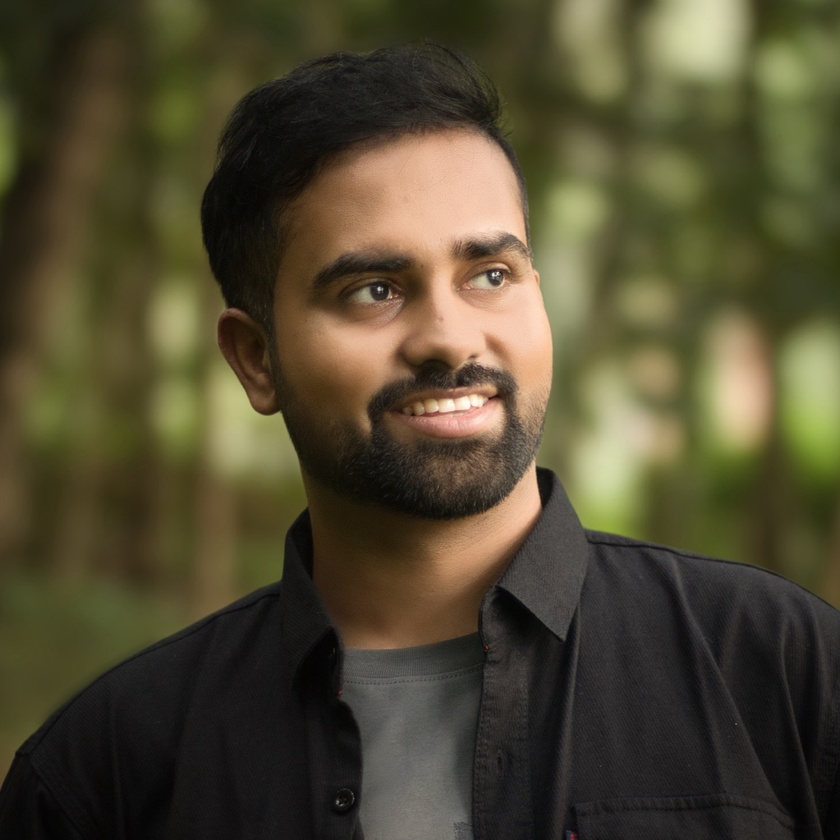
#> input picture source-photo.jpg, 840 x 840 px, shrunk from 1280 x 1280 before the run
$ python -i prep_photo.py   (imports and definitions only)
#> lines starting #> are read from the running program, lines starting #| are printed output that depends on the picture; after the words box and inside, x2 and y2 are one past the last pixel; in counts of white or black regions, pixels touching at a corner belong together
#!/usr/bin/env python3
"""
prep_photo.py — prepares a photo for ASCII conversion.

A flatly-lit face converts to a dark, unreadable blob. Three fixes:
  1. Remove the background (rembg) so only the subject remains.
     -> OPTIONAL. If rembg isn't installed we fall back to a centre-weighted
        vignette, which works fine for a plain-background headshot.
  2. Boost local contrast with CLAHE so a flat face gains real
     highlights and shadows.
  3. Composite onto pure WHITE, so background maps to the blank end of the
     ASCII ramp (white -> space) and only the subject prints.

Usage:  python scripts/prep_photo.py source-photo.jpg
Output: source-prepped.png  (grayscale)
"""
import sys
import numpy as np
import cv2
from PIL import Image

SRC = sys.argv[1] if len(sys.argv) > 1 else "source-photo.jpg"
OUT = "source-prepped.png"

# how hard to push local contrast; raise for very flat lighting
CLAHE_CLIP = 3.4
CLAHE_GRID = (8, 8)
# final gamma: <1 brightens midtones (less dense ASCII), >1 darkens
GAMMA = 1.02


# [17 lines left out: function load_rgba, not called in this run]


def grabcut_alpha(rgb, iters=6):
    """
    Segment the subject with GrabCut, seeded by a centred rectangle.
    Returns a soft 0..1 alpha mask. Local — no model download required.
    """
#> called with iters = 6
    h, w = rgb.shape[:2]
#> h = 840; w = 840
    # generous rect: subject assumed centred and filling most of the frame
    rect = (int(w * 0.06), int(h * 0.02), int(w * 0.88), int(h * 0.97))
#> rect = (50, 16, 739, 814)
    mask = np.zeros((h, w), np.uint8)
    bgd = np.zeros((1, 65), np.float64)
    fgd = np.zeros((1, 65), np.float64)
    cv2.grabCut(rgb, mask, rect, bgd, fgd, iters, cv2.GC_INIT_WITH_RECT)

    a = np.where((mask == cv2.GC_FGD) | (mask == cv2.GC_PR_FGD), 1.0, 0.0)

    # keep only the largest connected component (drops stray background blobs)
    m8 = (a * 255).astype(np.uint8)
    n, lab, stats, _ = cv2.connectedComponentsWithStats(m8, 8)
#> n = 3
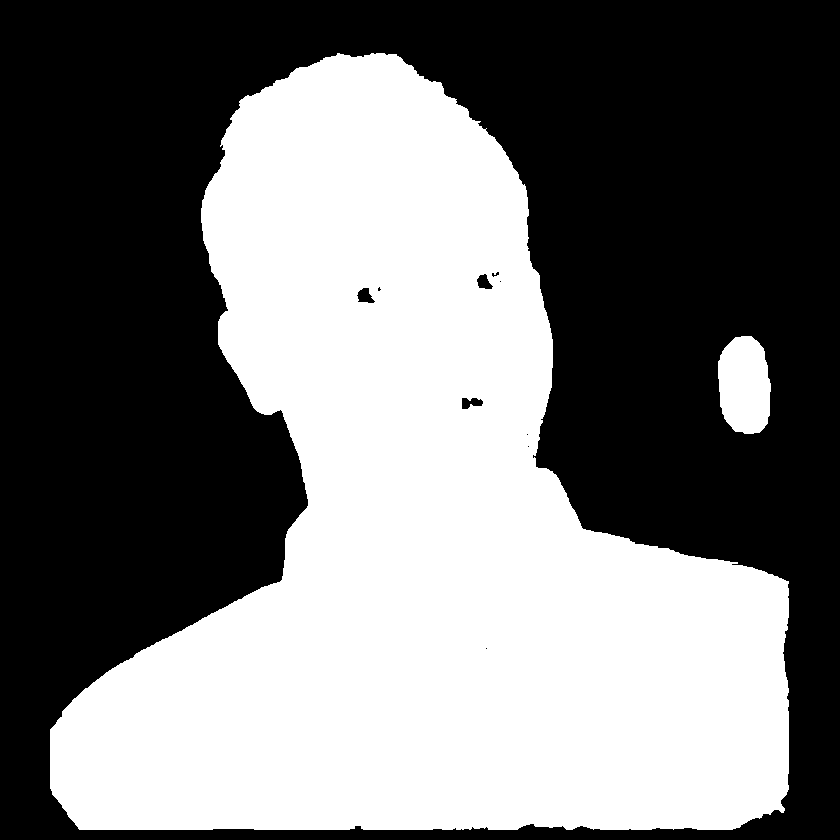
#> m8: shape (840, 840); 46.1% white; 2 white regions, box (x1, y1, x2, y2) and area: (50, 53, 789, 830) 320900, (718, 336, 771, 434) 4262
    if n > 1:
        biggest = 1 + np.argmax(stats[1:, cv2.CC_STAT_AREA])
#> biggest = 1
        a = (lab == biggest).astype(np.float32)

    # close small holes, then feather the edge so ASCII doesn't get a hard cut
    a8 = (a * 255).astype(np.uint8)
    a8 = cv2.morphologyEx(a8, cv2.MORPH_CLOSE, np.ones((13, 13), np.uint8))
    a8 = cv2.GaussianBlur(a8, (0, 0), 3.5)
    a = np.clip(a8.astype(np.float32) / 255.0, 0, 1)

    # Fade alpha to 0 at the frame edges. Where the subject is clipped by the
    # crop (usually the shoulders at the bottom) a hard alpha edge prints as a
    # solid dark band in ASCII; this dissolves it into the white background.
    fade = max(6, int(min(h, w) * 0.035))
#> fade = 29
    ramp = np.linspace(0.0, 1.0, fade, dtype=np.float32)
#> ramp = 29 values from 0 to 1
    edge = np.ones((h, w), np.float32)
    edge[:fade, :] *= ramp[:, None]
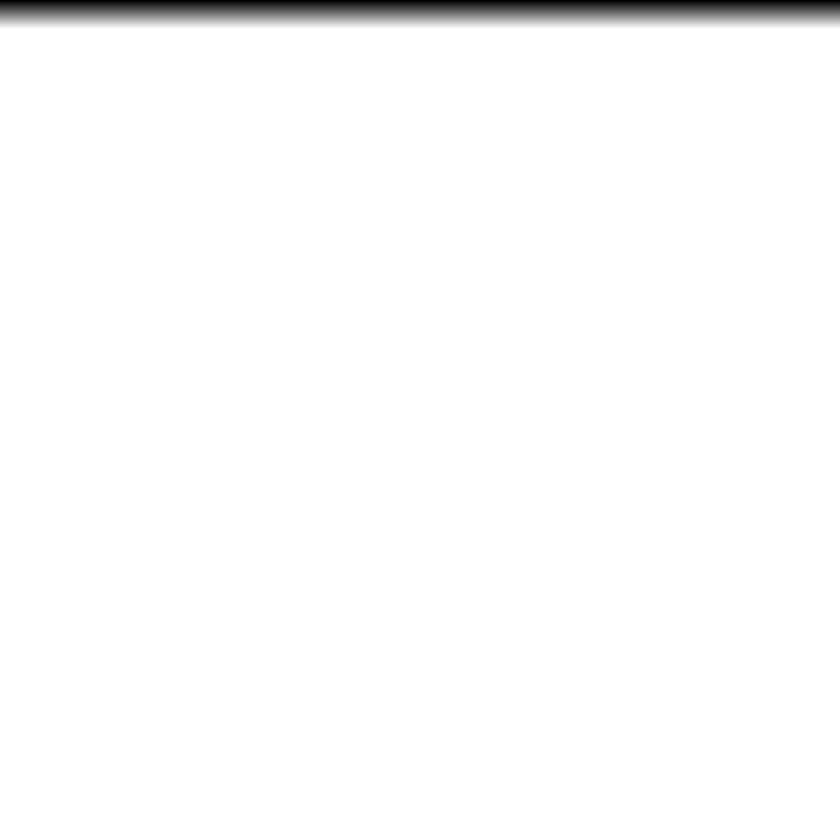
#> edge: shape (840, 840) float32; min 0, max 1, mean 0.983
    edge[-fade:, :] *= ramp[::-1][:, None]
    edge[:, :fade] *= ramp[None, :]
    edge[:, -fade:] *= ramp[::-1][None, :]
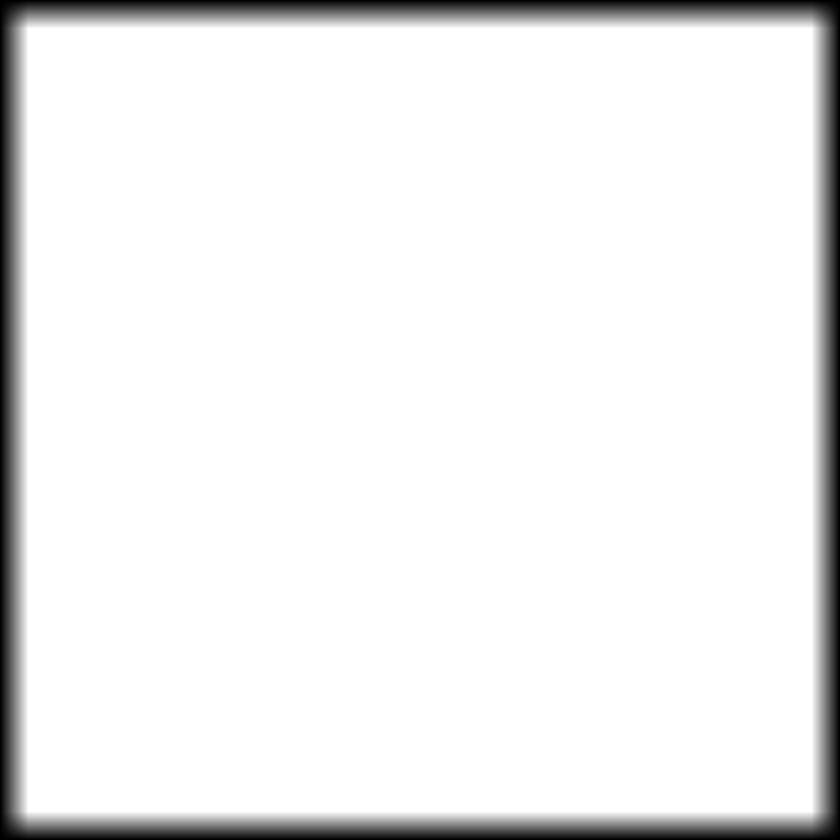
#> edge: shape (840, 840) float32; min 0, max 1, mean 0.932
    return a * edge


# [49 lines left out: function main, not called in this run]


# [2 lines not run here, left out]

>>> import cv2
>>> picture = cv2.cvtColor(cv2.imread('../source-photo.jpg'), cv2.COLOR_BGR2RGB)
>>> result = grabcut_alpha(picture)
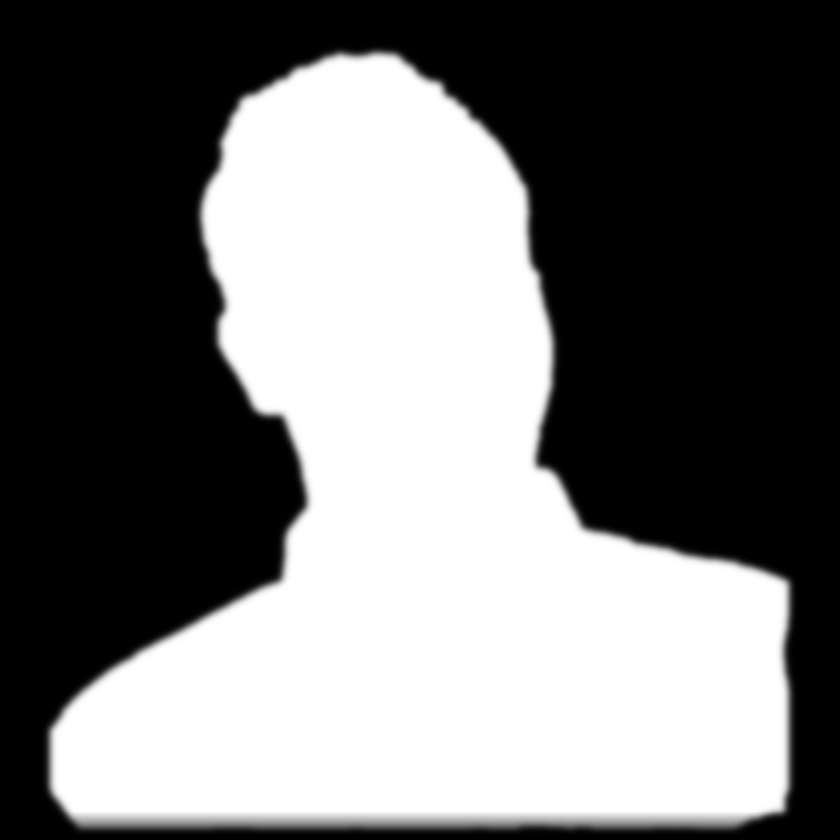
#> result: shape (840, 840) float32; min 0, max 1, mean 0.45
